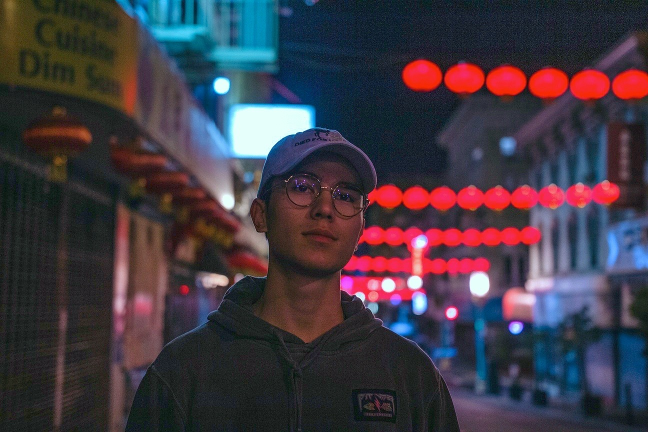
#> input picture IMG-3080.JPG, 1296 x 864 px (shown at 1/2 size)
$ python -i saphyre.py   (imports and definitions only)   (older library calls are emulated)
#> lines starting #> are read from the running program, lines starting #| are printed output that depends on the picture
### saphyre/pre_process_image.py
import numpy as np
import cv2
from PIL import Image
from PIL import ImageEnhance
from PIL import ImageFilter
from PIL import ImageStat
import statistics as stats
import math

kelvin_table = {
    1000: (255,56,0),
    1500: (255,109,0),
    2000: (255,137,18),
    2500: (255,161,72),
    3000: (255,180,107),
    3500: (255,196,137),
    4000: (255,209,163),
    4500: (255,219,186),
    5000: (255,228,206),
    5500: (255,236,224),
    6000: (255,243,239),
    6500: (255,249,253),
    7000: (245,243,255),
    7500: (235,238,255),
    8000: (227,233,255),
    8500: (220,229,255),
    9000: (214,225,255),
    9500: (208,222,255),
    10000: (204,219,255)}


# [6 lines left out: function convert_temp, not called in this run]


def getAverageRGB(image):
    npixels = image.size[0]*image.size[1]
    cols = image.getcolors(npixels)
    sumRGB = [(x[0]*x[1][0], x[0]*x[1][1], x[0]*x[1][2]) for x in cols]
    avg = tuple([sum(x)/npixels for x in zip(*sumRGB)])
    return avg, stats.mean(avg)


def variance_of_laplacian(image):
    return cv2.Laplacian(image, cv2.CV_64F).var()


# [19 lines left out: function rgb_to_hsv, not called in this run]


def brightness( im_file ):
    im = Image.open(im_file).convert('L')
    stat = ImageStat.Stat(im)
    return stat.mean[0]


def saturation(image):
    img = Image.open(image)
    rgb = getAverageRGB(img)
    if rgb[0][0] < rgb[0][2]:
        return [rgb, 'Increase']
    return rgb


def sharpness_level(image):
    image = cv2.imread(image)
    gray = cv2.cvtColor(image, cv2.COLOR_BGR2GRAY)
    fm = variance_of_laplacian(gray)
    text = "Not Blurry"

    if fm < 100:
      text = "Blurry"

    return (text,fm)


def adjust_gamma(image, gamma=1.0):
    invGamma = 1.0 / gamma
    table = np.array([((i / 255.0) ** invGamma) * 255
      for i in np.arange(0, 256)]).astype("uint8")
    return cv2.LUT(image, table)


def white_balance_loops(img):
    result = cv2.cvtColor(img, cv2.COLOR_BGR2LAB)
    avg_a = np.average(result[:, :, 1])
    avg_b = np.average(result[:, :, 2])
    for x in range(result.shape[0]):
        for y in range(result.shape[1]):
            l, a, b = result[x, y, :]
            # fix for CV correction
            l *= 100 / 255.0
            result[x, y, 1] = a - ((avg_a - 128) * (l / 100.0) * 1.1)
            result[x, y, 2] = b - ((avg_b - 128) * (l / 100.0) * 1.1)
    result = cv2.cvtColor(result, cv2.COLOR_LAB2BGR)
    return result

### saphyre/saphyre.py
import numpy as np
import cv2
from PIL import Image
from PIL import ImageEnhance
from PIL import ImageFilter
from PIL import ImageStat
import statistics as stats
import math
import pre_process_image as process
import helper


def calculate_metrics(image_path):
    brightness = process.brightness(image_path)
    saturation = process.saturation(image_path)
    sharpness = process.sharpness_level(image_path)

    return [brightness, saturation, sharpness]


sat = 1.5
sharp_level = 1.3
new_warmth = []

def adjust_saturation(saturation_value):
    if type(saturation_value) == list:

        new_warmth.append(True)
        if saturation_value[0][1] < 25:
            return 1.7
        if 25 < saturation_value[0][1] < 50:
            return 1.6
        if 50 < saturation_value[0][1] < 75:
            return 1.5
        else:
            return 1.4
    else:

        new_warmth.append(False)
        if saturation_value[1] < 25:
            return 1.7
        if 25 < saturation_value[1] < 50:
            return 1.6
        if 50 < saturation_value[1] < 75:
            return 1.5
        else:
            return 1.4


def adjust_sharpness(sharpness_value):
    if type(sharpness_value) == list:
        if sharpness_value[0][1] < 20:
            return 1.6

        if 20 < sharpness_value[0][1] <= 50:
            return 1.5

        if 50 < sharpness_value[0][1] <= 80:
            return 1.4

        if 80 < sharpness_value[0][1] <= 150:
            return 1.3

        if 150 < sharpness_value[0][1]:
            return 1.2

    else:
        if sharpness_value[1] < 20:
            return 1.6

        if 20 < sharpness_value[1] <= 50:
            return 1.5

        if 50 < sharpness_value[1] <= 80:
            return 1.4

        if 80 < sharpness_value[1] <= 150:
            return 1.3

        if 150 < sharpness_value[1]:
            return 1.2


def computational_photography(path, save_as):

    print('Processing image....')

    metrics = calculate_metrics(path)
#> in brightness, `im = Image.open(im_file).convert('L')`:
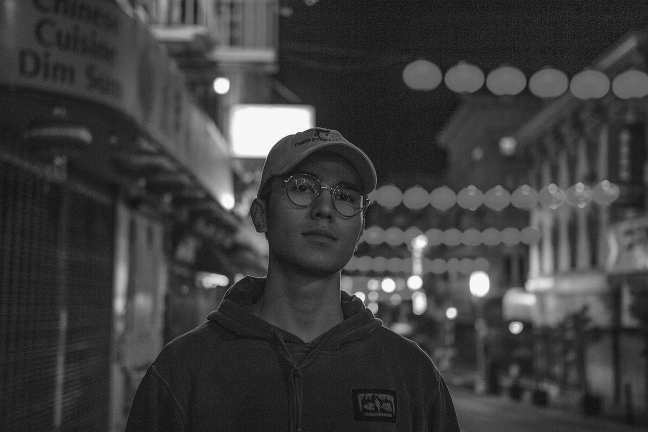
#> im: PIL image 1296x864 L (shown at 1/2 size); min 0, max 254, mean 61.2
#> in calculate_metrics, `brightness = process.brightness(image_path)`: brightness = 61.2
#> in saturation, img is the input picture: PIL image 1296x864 RGB; mean R, G, B 66, 57.5, 67.7
#> in getAverageRGB, `cols = image.getcolors(npixels)`: cols = 207633 items
#> in getAverageRGB, `avg = tuple([sum(x)/npixels for x in zip(*sumRGB)])`: avg = (65.99, 57.48, 67.68)
#> in saturation, `rgb = getAverageRGB(img)`: rgb = ((65.99, 57.48, 67.68), 63.71)
#> in calculate_metrics, `saturation = process.saturation(image_path)`: saturation = [((65.99, 57.48, 67.68), 63.71), 'Increase']
#> in sharpness_level, `fm = variance_of_laplacian(gray)`: fm = 1093.5
#> in calculate_metrics, `sharpness = process.sharpness_level(image_path)`: sharpness = ('Not Blurry', 1093.5)
#> metrics = 3 items
    new_sat = adjust_saturation(metrics[1])
#> new_sat = 1.5
    new_sharp = adjust_sharpness(metrics[2])
#> new_sharp = 1.2

    original = cv2.imread(path)

    counter = 0
    for gamma in np.arange(0.2, 3.0, 0.4):
        if gamma == 1:
          continue

        gamma = gamma if gamma > 0 else 0.1
        adjusted = process.adjust_gamma(original, gamma=gamma)

        cv2.imwrite('image' + str(counter) + '.png', adjusted)
        cv2.waitKey(0)
        counter +=1
#> this loop made 7 passes
#> pass 2, in computational_photography, `adjusted = process.adjust_gamma(original, gamma=gamma)`:
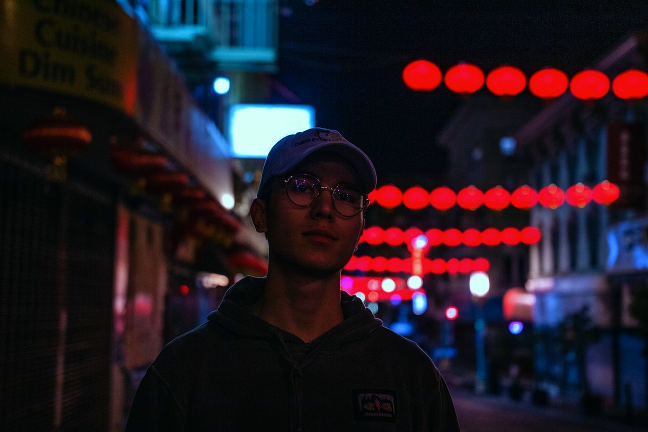
#> adjusted: shape (864, 1296, 3) (shown at 1/2 size); mean B, G, R 35.1, 25.8, 37.4
#> after the loop, counter = 7


    # Loading exposure images into a list to simulate shutter speed
    img_fn = ["image0.png", "image1.png", "image2.png", "image3.png",
              'image4.png', 'image5.png']

    print('Applying HDR...')

    img_list = [cv2.imread(fn) for fn in img_fn]
#> img_list = 6 items

    exposure_times = np.array([15.0, 3.75, 0.94, 0.24, 0.06, 0.01], dtype=np.float32)

    merge_debevec = cv2.createMergeDebevec()
    hdr_debevec = merge_debevec.process(img_list, times=exposure_times.copy())
    merge_robertson = cv2.createMergeRobertson()
    hdr_robertson = merge_robertson.process(img_list, times=exposure_times.copy())
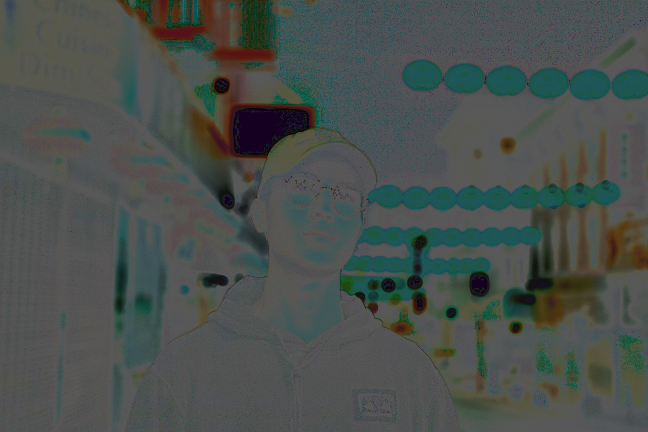
#> hdr_robertson: shape (864, 1296, 3) float32 (shown at 1/2 size); mean of channels 0, 1, 2 0.304, 0.318, 0.291; drawn as B, G, R

    tonemap1 = cv2.createTonemap(gamma=2.2)
    res_debevec = tonemap1.process(hdr_debevec.copy())
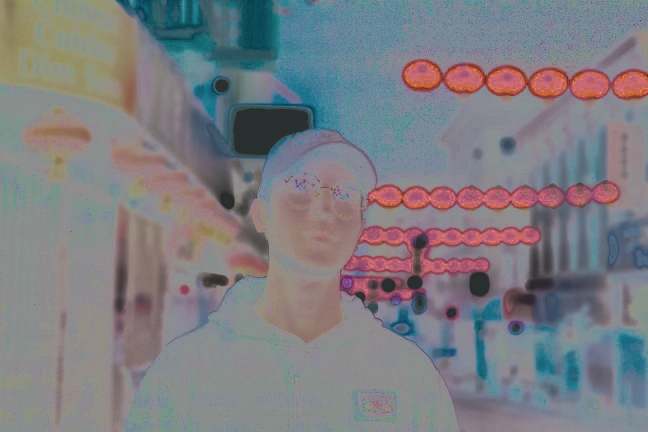
#> res_debevec: shape (864, 1296, 3) float32 (shown at 1/2 size); mean of channels 0, 1, 2 0.512, 0.492, 0.492; drawn as B, G, R

    merge_mertens = cv2.createMergeMertens()
    res_mertens = merge_mertens.process(img_list)
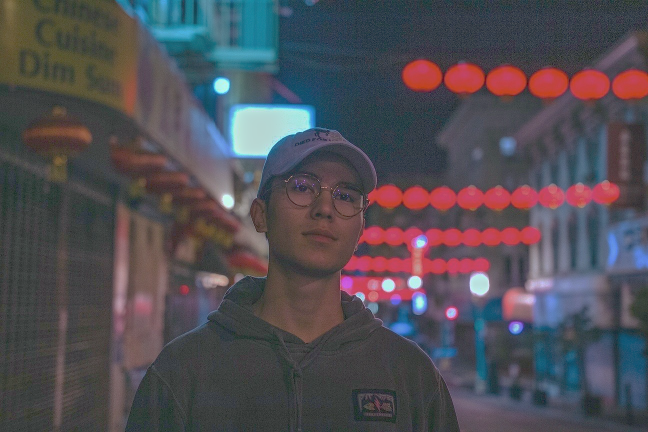
#> res_mertens: shape (864, 1296, 3) float32 (shown at 1/2 size); mean of channels 0, 1, 2 0.374, 0.335, 0.356; drawn with min black and max white

    res_debevec_8bit = np.clip(res_debevec*255, 0, 255).astype('uint8')
    res_mertens_8bit = np.clip(res_mertens*255, 0, 255).astype('uint8')


    cv2.imwrite("image1.png", res_mertens_8bit)

    img1 = Image.open('image1.png')
    converter = ImageEnhance.Color(img1)
    img2 = converter.enhance(new_sat)
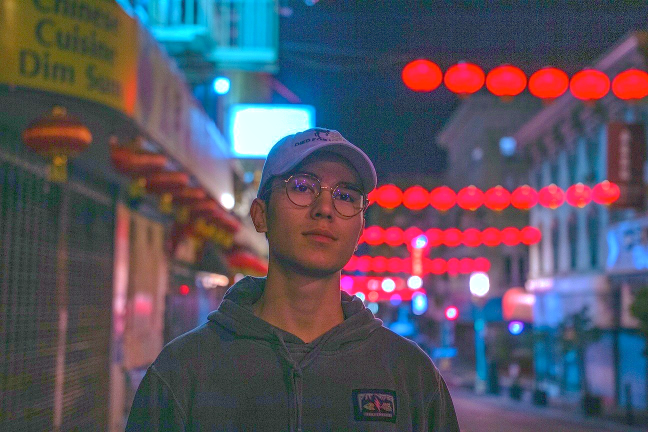
#> img2: PIL image 1296x864 RGB (shown at 1/2 size); mean R, G, B 89.4, 82.6, 96.5
    img2.save('image2.png')

    img3 = Image.open('image2.png')

    enhancer = ImageEnhance.Sharpness(img3)
    sharp = enhancer.enhance(new_sharp)
    sharp.save('image3.png')


    img4 = Image.open('image3.png')

    im1 = img4.filter(ImageFilter.SMOOTH_MORE)
    im2 = img4.filter(ImageFilter.DETAIL)

    im2.save('image4.png', optimize=True)


    # Insert any filename with path
    img = cv2.imread('image4.png')
#> img: shape (864, 1296, 3)

    print('Calculating white balance...')

    white = process.white_balance_loops(img)
#> in white_balance_loops, `avg_a = np.average(result[:, :, 1])`: avg_a = 136.4
#> in white_balance_loops, `avg_b = np.average(result[:, :, 2])`: avg_b = 124.1
#> in white_balance_loops, `result = cv2.cvtColor(result, cv2.COLOR_LAB2BGR)`:
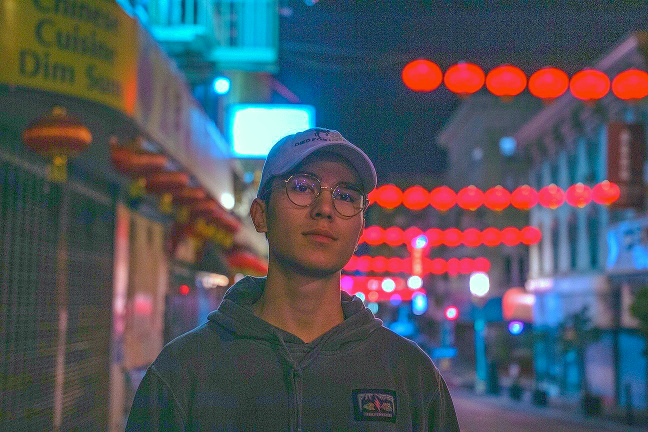
#> result: shape (864, 1296, 3) (shown at 1/2 size); mean B, G, R 94.1, 85.3, 82.9

    if new_warmth[0] == True:
        cv2.imwrite('image5.png', white)
        im20 = Image.open('image5.png')
#> (the run stopped early here; a loop or call above may not have finished)

$ run again, on IMG-3082.JPG
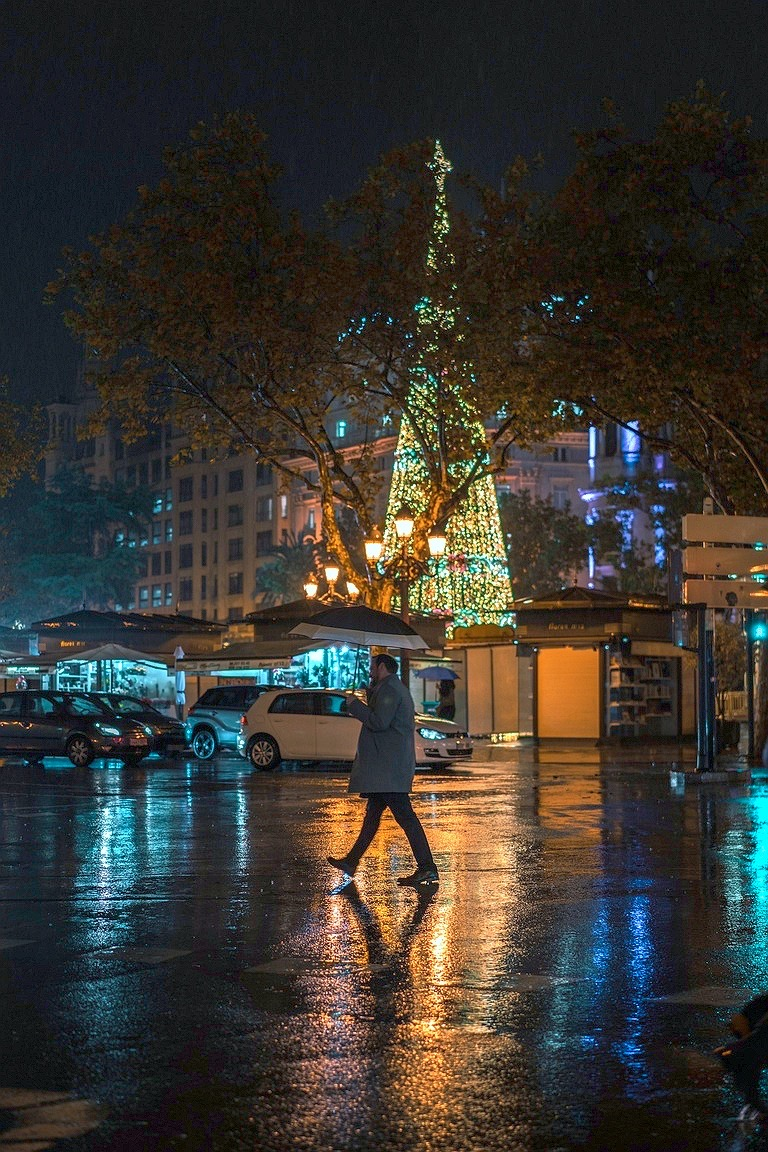
#> input picture IMG-3082.JPG, 768 x 1152 px
#> in brightness, `im = Image.open(im_file).convert('L')`:
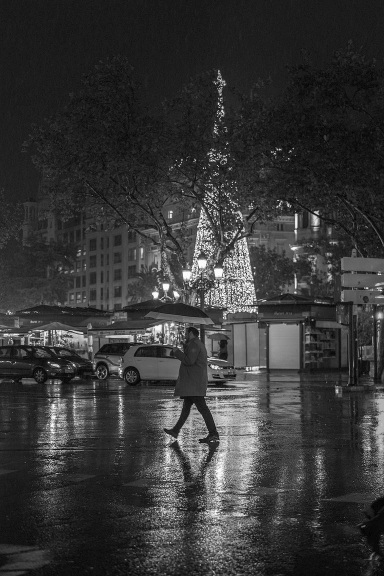
#> im: PIL image 768x1152 L (shown at 1/2 size); min 0, max 254, mean 54.6
#> brightness = 54.62
#> in saturation, img is the input picture: PIL image 768x1152 RGB; mean R, G, B 57.5, 54.4, 48.5
#> cols = 171941 items
#> avg = (57.48, 54.35, 48.47)
#> rgb = ((57.48, 54.35, 48.47), 53.44)
#> fm = 3795.8
#> sharpness = ('Not Blurry', 3795.8)
#> metrics = [54.62, ((57.48, 54.35, 48.47), 53.44), ('Not Blurry', 3795.8)]
#> new_sat = 1.5
#> new_sharp = 1.2
#> after the loop in computational_photography, `for gamma in np.arange(0.2, 3.0, 0.4):`: counter = 7
#> img_list = 6 items
#> in computational_photography, `res_mertens = merge_mertens.process(img_list)`:
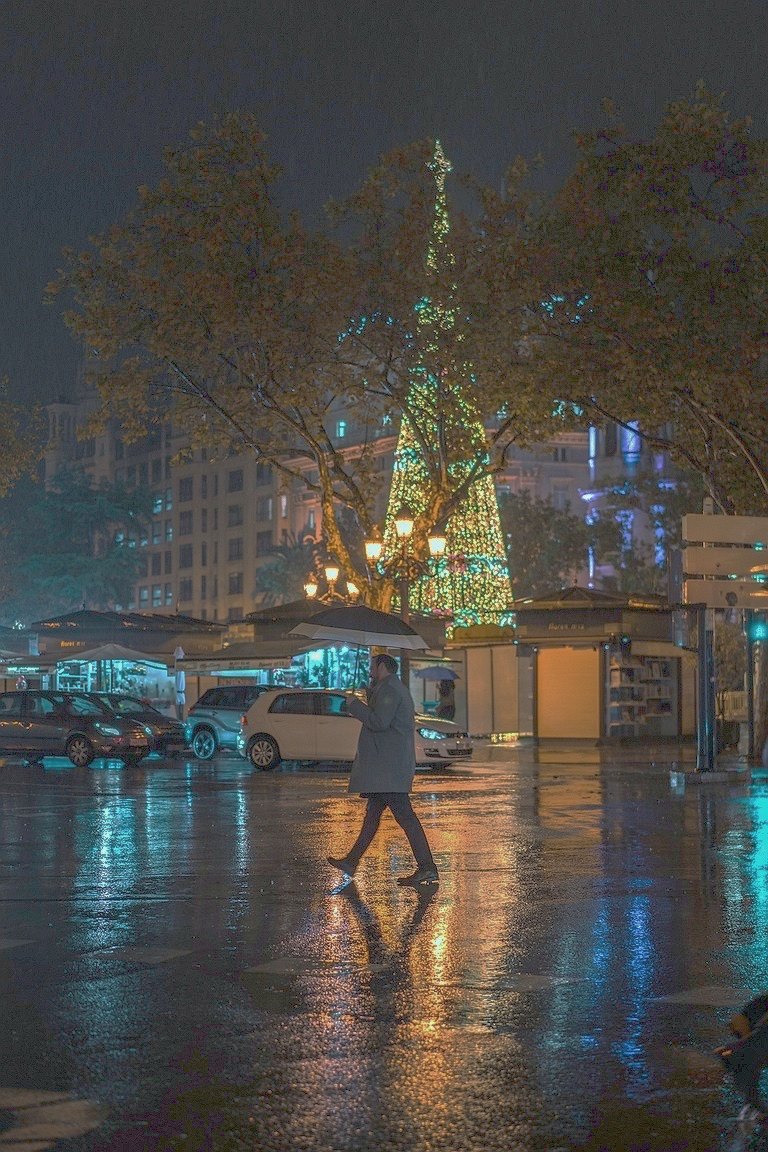
#> res_mertens: shape (1152, 768, 3) float32; mean of channels 0, 1, 2 0.298, 0.326, 0.338; drawn with min black and max white
#> avg_a = 131
#> avg_b = 134.2

$ run again, on IMG-3084.JPG
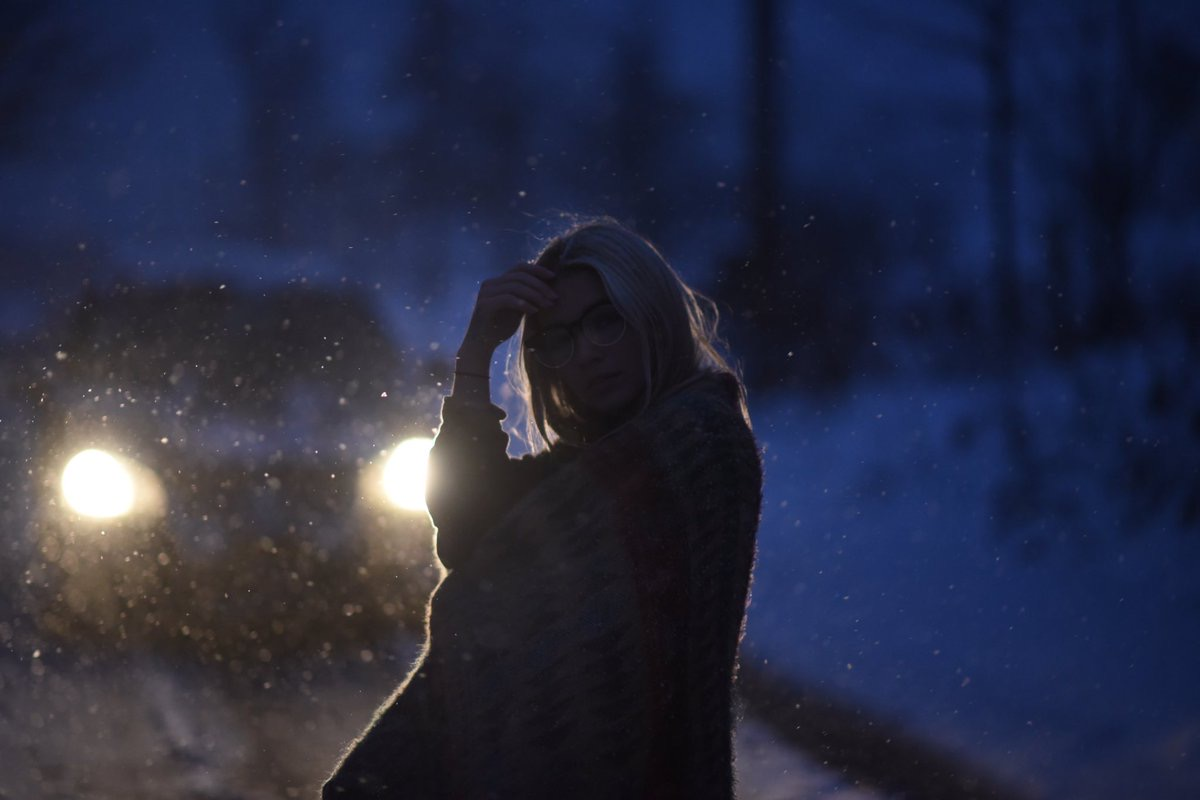
#> input picture IMG-3084.JPG, 1200 x 800 px
#> in brightness, `im = Image.open(im_file).convert('L')`:
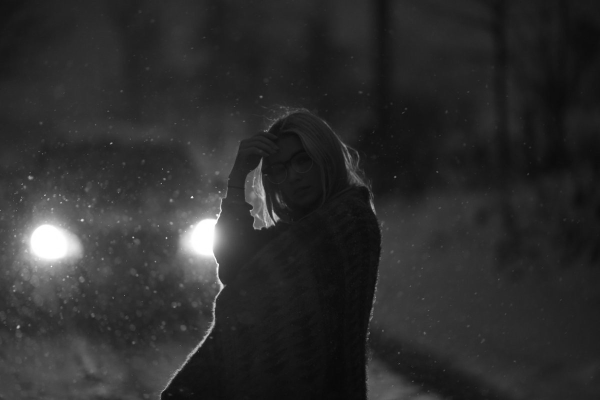
#> im: PIL image 1200x800 L (shown at 1/2 size); min 7, max 255, mean 45.2
#> brightness = 45.16
#> in saturation, img is the input picture: PIL image 1200x800 RGB; mean R, G, B 40.1, 43.7, 65.8
#> cols = 30186 items
#> avg = (40.1, 43.71, 65.85)
#> rgb = ((40.1, 43.71, 65.85), 49.89)
#> saturation = [((40.1, 43.71, 65.85), 49.89), 'Increase']
#> fm = 26.67
#> sharpness = ('Blurry', 26.67)
#> metrics = 3 items
#> new_sat = 1.6
#> new_sharp = 1.5
#> after the loop in computational_photography, `for gamma in np.arange(0.2, 3.0, 0.4):`: counter = 7
#> img_list = 6 items
#> in computational_photography, `img2 = converter.enhance(new_sat)`:
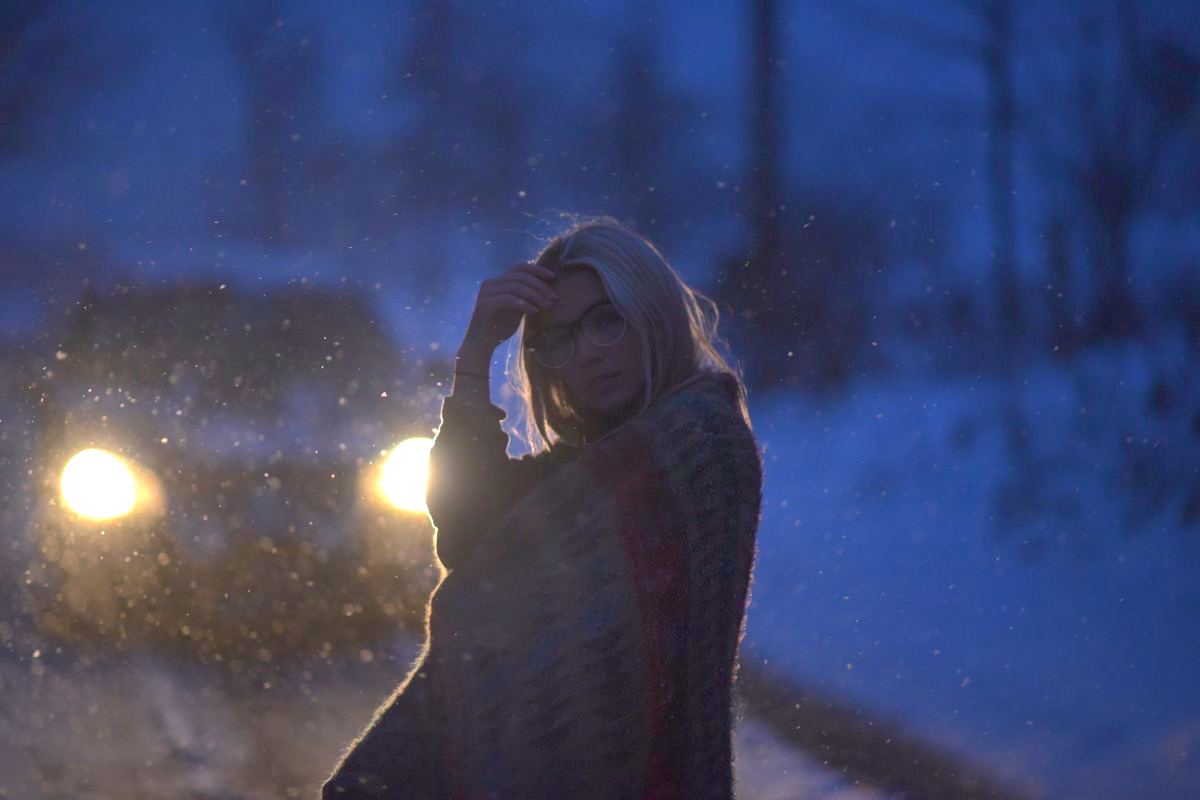
#> img2: PIL image 1200x800 RGB; mean R, G, B 63.1, 70.5, 107.1
#> img: shape (800, 1200, 3)
#> avg_a = 137.5
#> avg_b = 106.4
